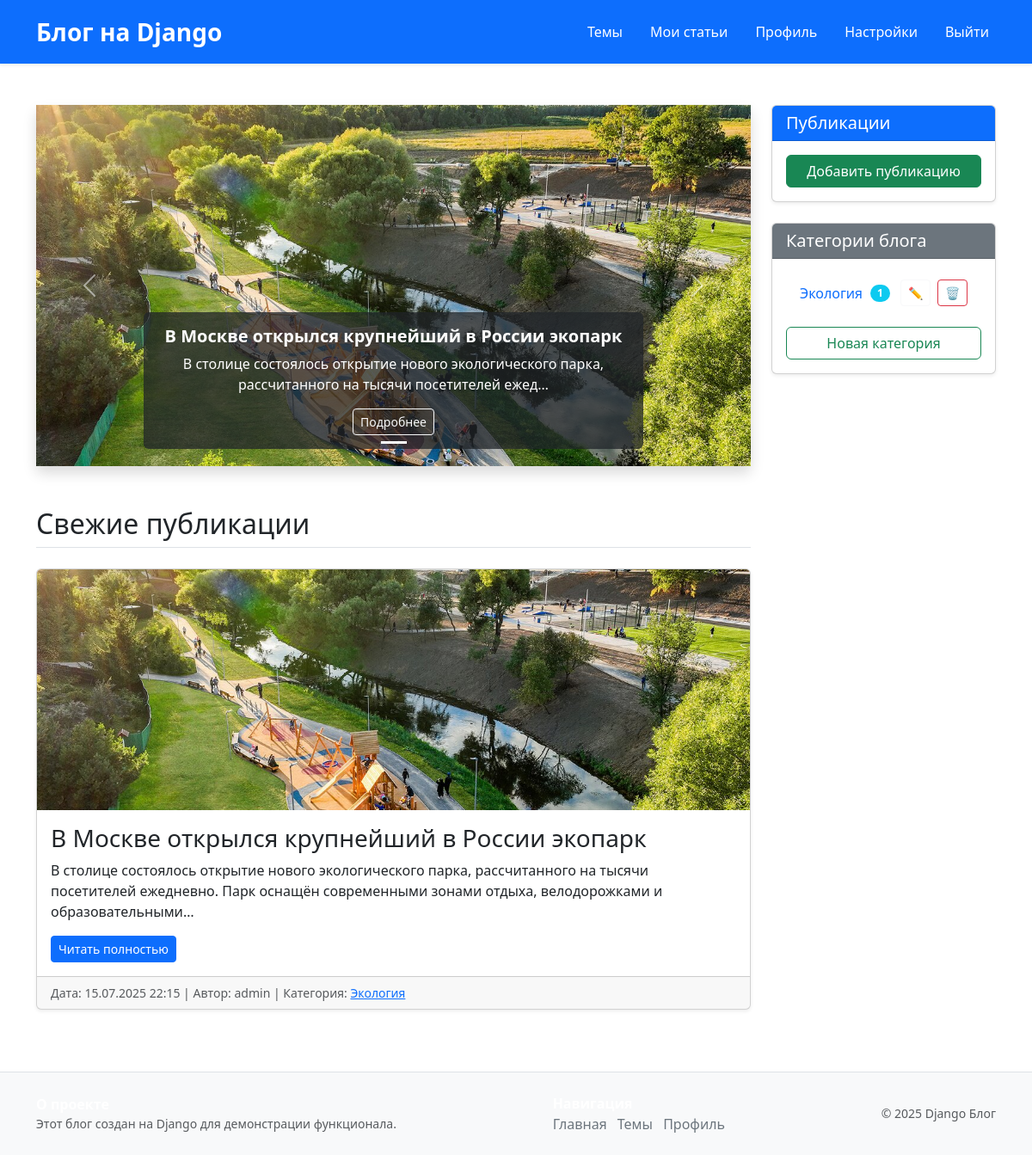
The app's page / (signed in) with its own data.
### main/models.py (models this page shows, shortened)
class Category(models.Model):
    name = models.CharField(max_length=100)
    description = models.TextField()
    created_at = models.DateTimeField(auto_now_add=True)

class Post(models.Model):
    title = models.CharField(max_length=200)
    content = models.TextField()
    author = models.ForeignKey(User, on_delete=models.CASCADE)
    category = models.ForeignKey(Category, on_delete=models.SET_NULL, null=True)
    published_date = models.DateTimeField(auto_now_add=True)
    image = models.ImageField(upload_to='posts/', null=True, blank=True)
    is_published = models.BooleanField(default=True)

### main/views.py (the view)
# urls.py: path('', views.home, name='home'),
def home(request):
    featured_posts = Post.objects.filter(is_published=True).exclude(image__exact='').order_by('-published_date')[:3]
    latest_posts = Post.objects.filter(is_published=True).order_by('-published_date')[:5]
    categories = Category.objects.all()
    if request.user.is_authenticated:
        settings_obj, _ = Settings.objects.get_or_create(user=request.user)
        user_theme = settings_obj.theme
    else:
        user_theme = 'light'
    context = {
        'featured_posts': featured_posts,
        'latest_posts': latest_posts,
        'categories': categories,
        'user_theme': user_theme,
    }
    return render(request, 'blog/home.html', context)

### project/context_processors.py (called while the page is built)
def theme_context(request):
    if request.user.is_authenticated:
        settings_obj, _ = Settings.objects.get_or_create(user=request.user)
        return {'user_theme': settings_obj.theme}
    return {'user_theme': 'light'}

### main/templates/blog/home.html (shortened to what this page needs)
{% extends 'base.html' %}
{% block content %}
<div class="row">
    {% if user.is_authenticated %}
    <aside class="col-md-3 order-md-2 mb-4">
        <div class="card shadow-sm">
            <div class="card-header bg-primary text-white">
                <h5 class="mb-0">Публикации</h5>
            </div>
            <div class="card-body d-flex flex-column gap-2">
                <a href="{% url 'create_post' %}" class="btn btn-success w-100">Добавить публикацию</a>
            </div>
        </div>
        <div class="card shadow-sm mt-4">
            <div class="card-header bg-secondary text-white">
                <h5 class="mb-0">Категории блога</h5>
            </div>
            <div class="card-body">
                {% if categories %}
                <ul class="list-group list-group-flush">
                    {% for category in categories %}
                    <li class="list-group-item d-flex justify-content-between align-items-center">
                        <a href="{% url 'category_list' %}?category={{ category.id }}" class="text-decoration-none">
                            {{ category.name }}
                        </a>
                        <span>
                            <span class="badge bg-info rounded-pill me-2">{{ category.post_set.count }}</span>
                            {% if user.is_staff %}
                            <a href="{% url 'edit_category' category.pk %}" class="btn btn-sm btn-outline-light me-1">✏</a>
                            <a href="{% url 'delete_category' category.pk %}" class="btn btn-sm btn-outline-danger">🗑</a>
                            {% endif %}
                        </span>
                    </li>
                    {% endfor %}
                </ul>
                {% else %}
                <div class="alert alert-warning mb-0">Категории отсутствуют. Создайте новую категорию!</div>
                {% endif %}
                <a href="{% url 'create_category' %}" class="btn btn-outline-success mt-3 w-100">Новая категория</a>
            </div>
        </div>
    </aside>
    {% endif %}
    <main class="{% if user.is_authenticated %}col-md-9 order-md-1{% else %}col-12{% endif %}">
        <section class="mb-5">
            {% if featured_posts %}
            <div id="featuredPostsCarousel" class="carousel slide rounded shadow" data-bs-ride="carousel">
                <div class="carousel-indicators">
                    {% for post in featured_posts %}
                    <button type="button" data-bs-target="#featuredPostsCarousel" data-bs-slide-to="{{ forloop.counter0 }}"
                        class="{% if forloop.first %}active{% endif %}" aria-current="{% if forloop.first %}true{% endif %}"
                        aria-label="Слайд {{ forloop.counter }}"></button>
                    {% endfor %}
                </div>
                <div class="carousel-inner">
                    {% for post in featured_posts %}
                    <div class="carousel-item {% if forloop.first %}active{% endif %}">
                        {% if post.image %}
                        <img src="{{ post.image.url }}" class="d-block w-100" alt="{{ post.title }}"
                             style="height: 420px; object-fit: cover;">
                        {% else %}
                        <div class="bg-secondary d-flex justify-content-center align-items-center" style="height: 420px;">
                            <span class="text-white fs-3">Нет изображения</span>
                        </div>
                        {% endif %}
                        <div class="carousel-caption bg-dark bg-opacity-75 rounded p-3">
                            <h5 class="fw-bold">{{ post.title }}</h5>
                            <p>{{ post.content|truncatechars:100 }}</p>
                            <a href="{% url 'post_detail' pk=post.pk %}" class="btn btn-outline-light btn-sm">Подробнее</a>
                        </div>
                    </div>
                    {% endfor %}
                </div>
                <button class="carousel-control-prev" type="button" data-bs-target="#featuredPostsCarousel" data-bs-slide="prev">
                    <span class="carousel-control-prev-icon"></span>
                </button>
                <button class="carousel-control-next" type="button" data-bs-target="#featuredPostsCarousel" data-bs-slide="next">
                    <span class="carousel-control-next-icon"></span>
                </button>
            </div>
            {% endif %}
        </section>
        <section>
            <h2 class="mb-4 border-bottom pb-2">Свежие публикации</h2>
            {% for post in latest_posts %}
            <article class="card mb-4 shadow-sm">
                {% if post.image %}
                <img src="{{ post.image.url }}" class="card-img-top" alt="{{ post.title }}" style="height: 280px; object-fit: cover;">
                {% endif %}
                <div class="card-body">
                    <h3 class="card-title">{{ post.title }}</h3>
                    <p class="card-text">{{ post.content|truncatechars:180 }}</p>
                    <a href="{% url 'post_detail' pk=post.pk %}" class="btn btn-primary btn-sm">Читать полностью</a>
                </div>
                <div class="card-footer text-muted small">
                    <span>Дата: {{ post.published_date|date:"d.m.Y H:i" }}</span> |
                    <span>Автор: {{ post.author.username }}</span> |
                    <span>Категория: <a href="{% url 'category_list' %}?category={{ post.category.id }}">{{ post.category.name }}</a></span>
                </div>
            </article>
            {% empty %}
            <div class="alert alert-info">Публикаций пока нет. Создайте первую!</div>
            {% endfor %}
        </section>
    </main>
</div>
{% endblock %}

### main/templates/base.html (shortened to what this page needs)
<!DOCTYPE html>
<html lang="ru">
<head>
    {% load static %}
    <link rel="stylesheet" href="{% static 'css/style.css' %}" />
    <link rel="stylesheet" href="https://cdn.jsdelivr.net/npm/bootstrap-icons@1.10.5/font/bootstrap-icons.css">
    <link href="https://cdn.jsdelivr.net/npm/bootstrap@5.3.0/dist/css/bootstrap.min.css" rel="stylesheet" />
</head>
<body class="theme-{{ user_theme|default:'light' }}">
    <div class="d-flex flex-column min-vh-100">
        <header class="bg-primary text-white py-3 shadow-sm">
            <div class="container d-flex justify-content-between align-items-center">
                <a href="{% url 'home' %}" class="text-white text-decoration-none fs-3 fw-bold">
                    Блог на Django
                </a>
                <nav>
                    <ul class="nav gap-3">
                        <li class="nav-item">
                            <a href="{% url 'category_list' %}" class="nav-link text-white px-2">Темы</a>
                        </li>
                        {% if user.is_authenticated %}
                            <li class="nav-item">
                                <a href="{% url 'my_posts' %}" class="nav-link text-white px-2">Мои статьи</a>
                            </li>
                            <li class="nav-item d-flex align-items-center">
                                <a href="{% url 'profile' %}" class="nav-link d-flex align-items-center text-white px-2">
                                    Профиль
                                </a>
                            </li>
                            <li class="nav-item">
                                <a href="{% url 'settings' %}" class="nav-link text-white px-2">Настройки</a>
                            </li>
                            <li class="nav-item">
                                <a href="{% url 'logout' %}" class="nav-link text-white px-2">Выйти</a>
                            </li>
                        {% endif %}
                    </ul>
                </nav>
            </div>
        </header>
        <main class="flex-grow-1 container py-5">
            {% block content %}{% endblock %}
        </main>
        <footer class="bg-light border-top mt-auto py-4">
            <div class="container d-flex flex-column flex-md-row justify-content-between align-items-center">
                <div class="mb-3 mb-md-0">
                    <strong>О проекте</strong>
                    <p class="mb-0 small text-muted">Этот блог создан на Django для демонстрации функционала.</p>
                </div>
                <div>
                    <strong>Навигация</strong>
                    <ul class="list-inline mb-0">
                        <li class="list-inline-item"><a href="{% url 'home' %}" class="text-decoration-none text-secondary">Главная</a></li>
                        <li class="list-inline-item"><a href="{% url 'category_list' %}" class="text-decoration-none text-secondary">Темы</a></li>
                        <li class="list-inline-item"><a href="{% url 'profile' %}" class="text-decoration-none text-secondary">Профиль</a></li>
                    </ul>
                </div>
                <div class="text-muted small">&copy; {% now "Y" %} Django Блог</div>
            </div>
        </footer>
    </div>
</body>
</html>

### static/css/style.css (style rules this page uses)
body.theme-light { --bg-color: #ffffff; --text-color: #212529; --primary-color: #0d6efd; --primary-hover: #0a58ca; --secondary-color: #6c757d; --border-color: #dee2e6; --card-bg: #ffffff; --navbar-bg: #0d6efd; --footer-bg: #343a40; --footer-text: #ffffff; --muted-text: #6c757d; }
body { background-color: var(--bg-color); color: var(--text-color); transition: background-color 0.3s ease, color 0.3s ease; }
a { color: var(--primary-color); text-decoration: none; transition: color 0.2s ease; }
footer { background-color: var(--footer-bg); color: var(--footer-text); }
.card { background-color: var(--card-bg); border-color: var(--border-color); color: var(--text-color); }
.card-header { background-color: var(--card-bg); border-bottom-color: var(--border-color); }
.card-footer { background-color: var(--card-bg); border-top-color: var(--border-color); }
.btn-primary { background-color: var(--primary-color); border-color: var(--primary-color); }
.text-muted { color: var(--muted-text) !important; }
.list-group-item { background-color: var(--card-bg); border-color: var(--border-color); color: var(--text-color); }

### records on screen
Category: name "Экология", post_set.count "1"
Post: image (picture), title "В Москве открылся крупнейший в России экопарк", content "В столице состоялось открытие нового экологического парка, рассчитанного на тысячи посетителей ежед…", content "В столице состоялось открытие нового экологического парка, рассчитанного на тысячи посетителей ежедневно. Парк оснащён современными зонами отдыха, велодорожками и образовательными…", published_date "15.07.2025 22:15", author.username "admin", category.name "Экология"
